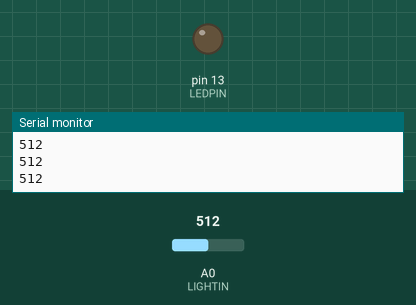
A sketch run on a simulated Arduino Uno, built with avr-gcc and run on an emulated ATmega328P. On the bench: output pins drawn as LEDs (lit = HIGH), the last lines printed to the serial monitor. The test bench sets the inputs (shaded band); at power-on: A0 (LIGHTIN) = 512.

Above: at 1.2 s.
1.3 s: A0 (LIGHTIN) set to 34
2.8 s: A0 (LIGHTIN) set to 28
At 3.8 s:
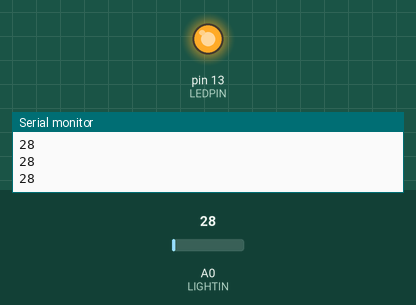
4.5 s: A0 (LIGHTIN) set to 122
At 5.0 s:
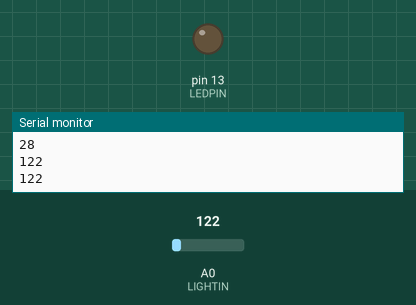
6.0 s: A0 (LIGHTIN) set to 20
At 7.4 s:
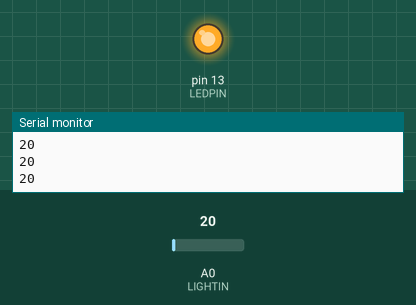
Timing chart, 0 to 8.5 s (numbered marks = the images above; inputs shaded):
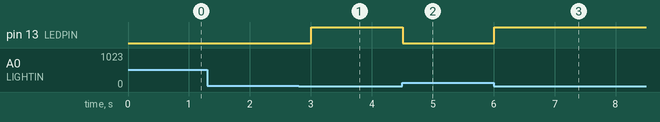

The sketch:

helloworld.ino
```cpp
#include "hw.h"

void setup()
{
  pinMode(LEDPIN, OUTPUT);      // sets the digital pin as output
  Serial.begin(9600);
}

void loop()
{
    int light = analogRead(LIGHTIN);
    Serial.println(light);
    if (light > 30) {
        digitalWrite(LEDPIN,LOW);
    }
    else {
        digitalWrite(LEDPIN,HIGH);
    }
    delay(250);
}
```

ext.cpp
```cpp
#include <Arduino.h>
#include "hw.h"

void onoff(int time) {
  digitalWrite(LEDPIN, HIGH);
  delay(time);
  digitalWrite(LEDPIN, LOW);
  delay(time);
}
```

hw.h
```cpp
#define LEDPIN 13
#define LIGHTIN A0
void onoff(int);
```

Measured:
- the behaviour switches between 31 and 30 on A0 (LIGHTIN) (found by bisection; images 0 and 1)
- after the input at 2.8 s, pin 13 (LEDPIN): LOW → HIGH after 0.20 s
- after the input at 4.5 s, pin 13 (LEDPIN): HIGH → LOW at once
- after the input at 6.0 s, pin 13 (LEDPIN): LOW → HIGH at once
